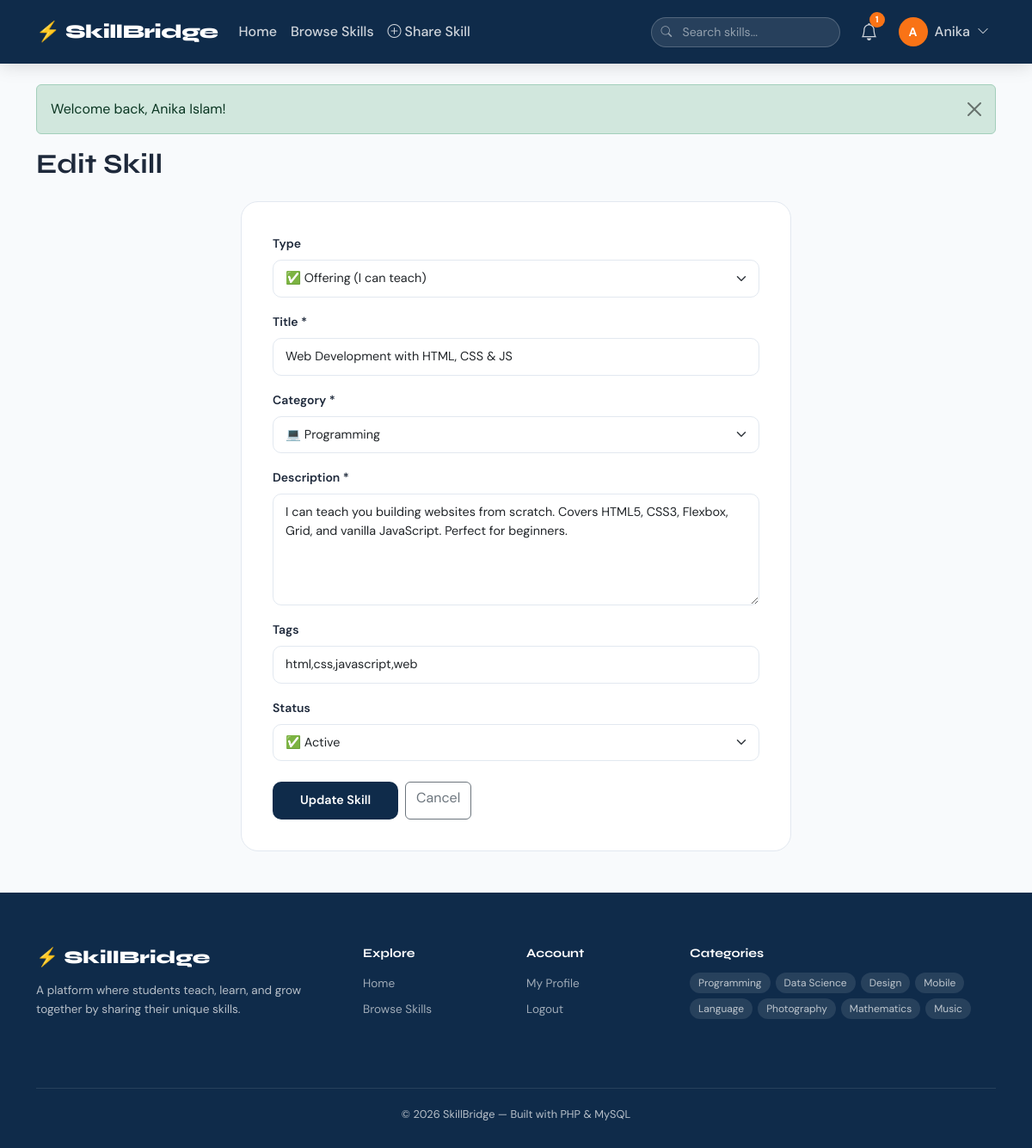
Screenshot of /pages/skills/edit.php?id=1 (signed in) with the database file from the repository.
### tables this page shows
CREATE TABLE IF NOT EXISTS skills (
    id           INT AUTO_INCREMENT PRIMARY KEY,
    user_id      INT NOT NULL,
    title        VARCHAR(150) NOT NULL,
    description  TEXT NOT NULL,
    category     VARCHAR(80) NOT NULL,
    tags         VARCHAR(255),
    skill_type   ENUM('offer','request') DEFAULT 'offer',
    status       ENUM('active','closed') DEFAULT 'active',
    views        INT DEFAULT 0,
    created_at   TIMESTAMP DEFAULT CURRENT_TIMESTAMP,
    FOREIGN KEY (user_id) REFERENCES users(id) ON DELETE CASCADE
);

### config/functions.php (called while the page is built, shortened)
<?php
function sanitize(string $val): string {
    return htmlspecialchars(trim($val), ENT_QUOTES, 'UTF-8');
}
function getCategoryIcon(string $cat): string {
    return match(strtolower($cat)) {
        'programming'  => '💻',
        'data science' => '📊',
        'design'       => '🎨',
        'mobile'       => '📱',
        'language'     => '✍️',
        'photography'  => '📷',
        'mathematics'  => '📐',
        'music'        => '🎵',
        default        => '🔧',
    };
}

### pages/skills/edit.php (the view, shortened to what this page needs)
<?php
require_once '../../config/db.php';
require_once '../../config/functions.php';
$id = (int)($_GET['id'] ?? 0);
$stmt = $pdo->prepare("SELECT * FROM skills WHERE id=? AND user_id=?");
$stmt->execute([$id, currentUserId()]);
$skill = $stmt->fetch();
$title       = $skill['title'];
$description = $skill['description'];
$category    = $skill['category'];
$tags        = $skill['tags'];
$skill_type  = $skill['skill_type'];
$status      = $skill['status'];
$categories = ['Programming','Data Science','Design','Mobile','Language','Photography','Mathematics','Music','Business','Science','Other'];
require_once '../../includes/header.php';
?>
<div class="mb-4">
    <h2 class="fw-bold" style="font-family:'Syne',sans-serif;">Edit Skill</h2>
</div>
<div class="form-card" style="max-width:640px;">
    <form method="POST">
        <div class="mb-3">
            <label class="form-label">Type</label>
            <select name="skill_type" class="form-select">
                <option value="offer"   <?= $skill_type==='offer'  ?'selected':'' ?>>✅ Offering (I can teach)</option>
            </select>
        </div>
        <div class="mb-3">
            <label class="form-label">Title *</label>
            <input type="text" name="title" class="form-control" value="<?= sanitize($title) ?>" required>
        </div>
        <div class="mb-3">
            <label class="form-label">Category *</label>
            <select name="category" class="form-select" required>
                <?php foreach ($categories as $c): ?>
                <option value="<?= $c ?>" <?= $category===$c?'selected':'' ?>><?= getCategoryIcon($c) ?> <?= $c ?></option>
                <?php endforeach; ?>
            </select>
        </div>
        <div class="mb-3">
            <label class="form-label">Description *</label>
            <textarea name="description" class="form-control" rows="5" required><?= sanitize($description) ?></textarea>
        </div>
        <div class="mb-3">
            <label class="form-label">Tags</label>
            <input type="text" name="tags" class="form-control" value="<?= sanitize($tags) ?>">
        </div>
        <div class="mb-4">
            <label class="form-label">Status</label>
            <select name="status" class="form-select">
                <option value="active" <?= $status==='active'?'selected':'' ?>>✅ Active</option>
            </select>
        </div>
        <div class="d-flex gap-2">
            <button type="submit" class="btn-submit" style="width:auto;padding:11px 32px;">Update Skill</button>
            <a href="<?= BASE_URL ?>pages/profile/my_skills.php" class="btn btn-outline-secondary">Cancel</a>
        </div>
    </form>
</div>
<?php require_once '../../includes/footer.php'; ?>

### assets/css/style.css (style rules this page uses)
:root { --primary: #0f2b4a; --accent: #f97316; --accent2: #06b6d4; --light-bg: #f8fafc; --card-bg: #ffffff; --border: #e2e8f0; --text: #1e293b; --muted: #64748b; --success: #10b981; --danger: #ef4444; }
* { box-sizing: border-box; }
body { font-family: 'DM Sans', sans-serif; background: var(--light-bg); color: var(--text); margin: 0; }
h1, h2, h3, h4, .navbar-brand, .hero-title { font-family: 'Syne', sans-serif; }
.form-card { background: #fff; border-radius: 20px; border: 1px solid var(--border); padding: 36px; max-width: 560px; margin: 0 auto; }
.form-card .form-label { font-weight:600; font-size:0.875rem; color:var(--text); }
.form-card .form-control, .form-card .form-select { border-radius: 10px; border: 1.5px solid var(--border); padding: 10px 14px; font-size: 0.9rem; transition: border-color 0.2s; }
.btn-submit { background: var(--primary); color: #fff; border: none; border-radius: 10px; padding: 11px 28px; font-weight: 600; font-size: 0.9rem; width: 100%; transition: background 0.2s; }

### rows the page displays
skills: skill_type "✅ Offering (I can teach)", title "Web Development with HTML, CSS & JS", category "💻 Programming", description "I can teach you building websites from scratch. Covers HTML5, CSS3, Flexbox, Grid, and vanilla JavaScript. Perfect for beginners.", tags "html,css,javascript,web", status "✅ Active"

### other values shown
SITE_NAME "SkillBridge"
$notifCount "1"
substr(currentUser()['name'], 0, 1) "A"
explode(' ', currentUser()['name'])[0] "Anika"
$flash['msg'] "Welcome back, Anika Islam!"
$c "Programming"
$c "Data Science"
$c "Design"
$c "Mobile"
$c "Language"
$c "Photography"
$c "Mathematics"
$c "Music"
